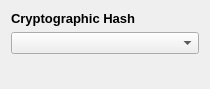
<?xml version="1.0" encoding="UTF-8"?>
<ui version="4.0">
 <class>WidgetFileHashSetting</class>
 <widget class="QWidget" name="WidgetFileHashSetting">
  <property name="geometry">
   <rect>
    <x>0</x>
    <y>0</y>
    <width>210</width>
    <height>89</height>
   </rect>
  </property>
  <property name="windowTitle">
   <string>Form</string>
  </property>
  <layout class="QVBoxLayout" name="verticalLayout">
   <item>
    <widget class="QLabel" name="label">
     <property name="font">
      <font>
       <pointsize>10</pointsize>
       <weight>75</weight>
       <bold>true</bold>
      </font>
     </property>
     <property name="text">
      <string>Cryptographic Hash</string>
     </property>
    </widget>
   </item>
   <item>
    <widget class="QComboBox" name="comboBoxHashType"/>
   </item>
   <item>
    <widget class="WidgetPositionFixer" name="widgetPositionFixer">
     <property name="frameShape">
      <enum>QFrame::Box</enum>
     </property>
     <property name="frameShadow">
      <enum>QFrame::Raised</enum>
     </property>
    </widget>
   </item>
   <item>
    <spacer name="verticalSpacer">
     <property name="orientation">
      <enum>Qt::Vertical</enum>
     </property>
     <property name="sizeHint" stdset="0">
      <size>
       <width>20</width>
       <height>7</height>
      </size>
     </property>
    </spacer>
   </item>
  </layout>
 </widget>
 <customwidgets>
  <customwidget>
   <class>WidgetPositionFixer</class>
   <extends>QFrame</extends>
   <header>widgets/WidgetPositionFixer.h</header>
   <container>1</container>
  </customwidget>
 </customwidgets>
 <resources/>
 <connections/>
</ui>
